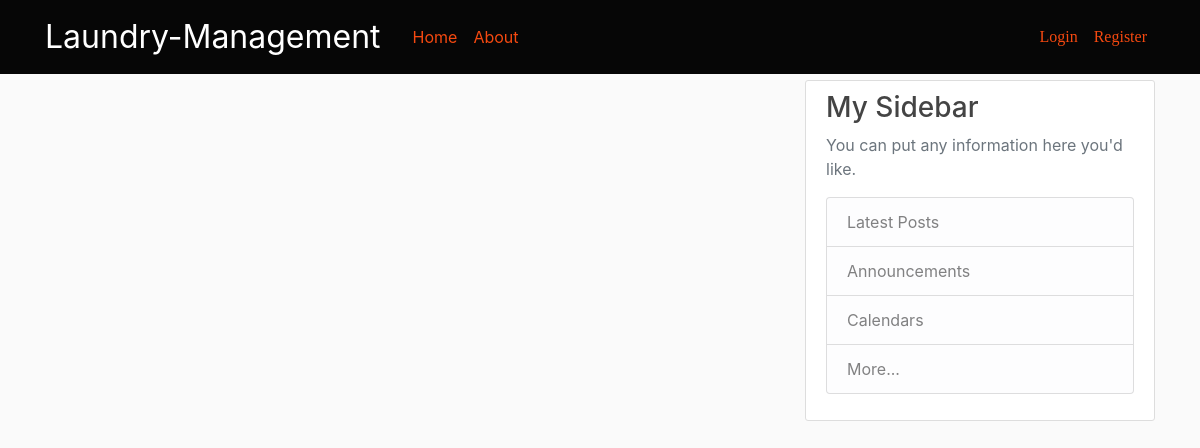
Before: / with the older database file.
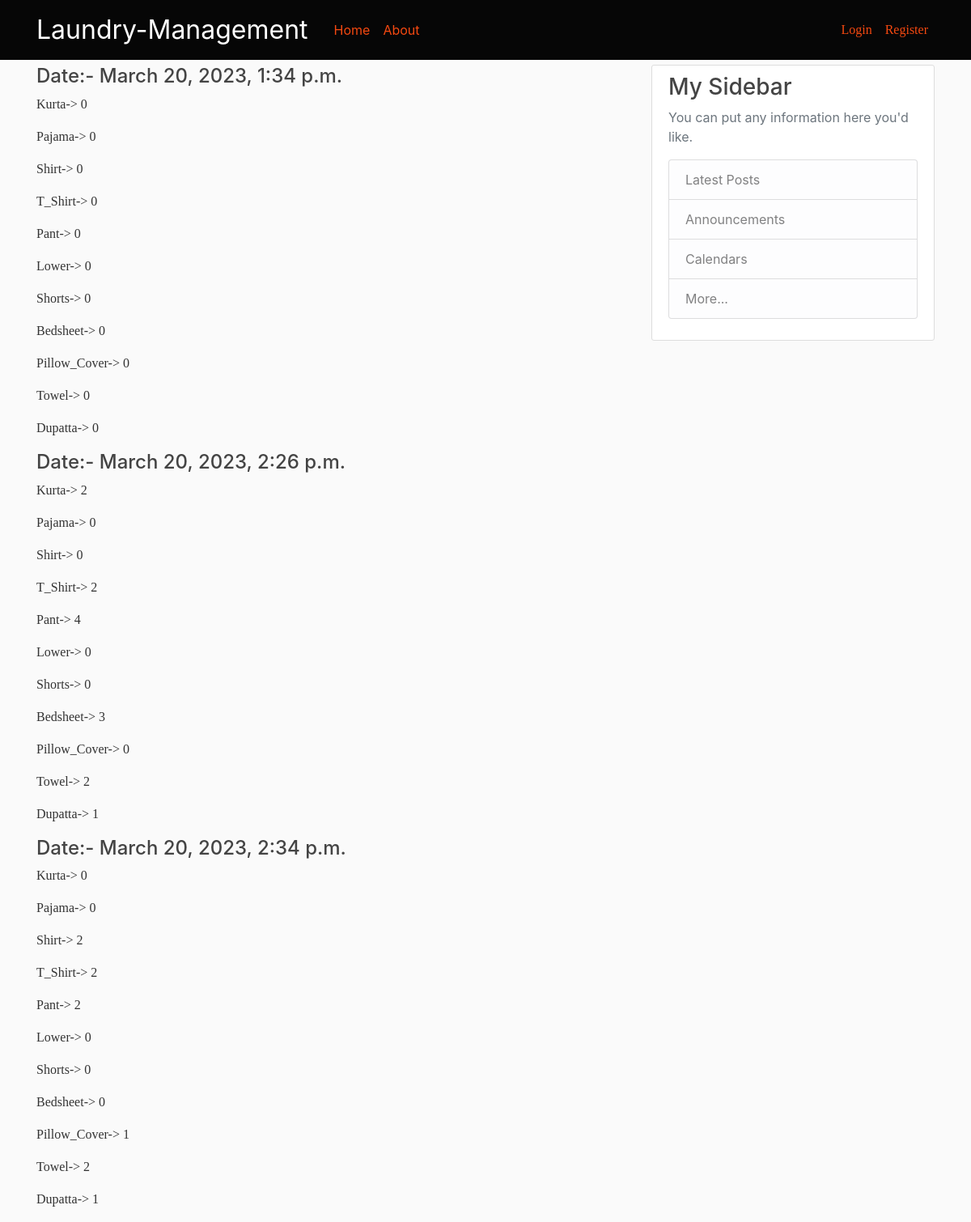
After: the same page with the newer database file.
### laundry/models.py (models this page shows, shortened)
class clothes(models.Model):
    Date = models.DateTimeField(auto_now_add=True)
    Kurta = models.IntegerField()
    Pajama = models.IntegerField()
    Shirt = models.IntegerField()
    T_Shirt = models.IntegerField()
    Pant = models.IntegerField()
    Lower = models.IntegerField()
    Shorts = models.IntegerField()
    Bedsheet = models.IntegerField()
    Pillow_Cover = models.IntegerField()
    Towel = models.IntegerField()
    Dupatta = models.IntegerField()
    Student = models.ForeignKey(User, on_delete=models.CASCADE)

### laundry/views.py (the view)
# urls.py: 2. Add a URL to urlpatterns:  path('', views.home, name='home')
def home(request):
    context={
        'history': clothes.objects.all()
    }
    return render(request,'laundry/home.html',context)

### djo_project/laundry/templates/laundry/home.html
{%extends "laundry/base.html"%}
{%block content%}
    {%for hist in history%}
     <h1 style="font-size:150%;">Date:- {{hist.Date}}</h1>
     <p style="font-family:verdana;">Kurta-> {{hist.Kurta}}</p>
     <p style="font-family:verdana;">Pajama-> {{hist.Pajama}}</p>
     <p style="font-family:verdana;">Shirt-> {{hist.Shirt}}</p>
     <p style="font-family:verdana;">T_Shirt-> {{hist.T_Shirt}}</p>
     <p style="font-family:verdana;">Pant-> {{hist.Pant}}</p>
     <p style="font-family:verdana;">Lower-> {{hist.Lower}}</p>
     <p style="font-family:verdana;">Shorts-> {{hist.Shorts}}</p>
     <p style="font-family:verdana;">Bedsheet-> {{hist.Bedsheet}}</p>
     <p style="font-family:verdana;">Pillow_Cover-> {{hist.Pillow_Cover}}</p>
     <p style="font-family:verdana;">Towel-> {{hist.Towel}}</p>
     <p style="font-family:verdana;">Dupatta-> {{hist.Dupatta}}</p>
    {%endfor%}
{%endblock content%}

### djo_project/laundry/templates/laundry/base.html (shortened to what this page needs)
{%load static%}
<!DOCTYPE html>
<html>
<head>
    <link rel="stylesheet" href="https://cdn.jsdelivr.net/npm/bootstrap@4.0.0/dist/css/bootstrap.min.css">
    <link rel="stylesheet" type="text/css" href="{%static 'laundry/main.css'%}">
</head>
<body>
    <header class="site-header" >
        <nav class="navbar navbar-expand-md navbar-dark bg-steel fixed-top">
          <div class="container">
            <a class="navbar-brand mr-4" href="{%url 'laundry-home'%}" style="font-size: 2rem;">Laundry-Management</a>
            <div class="collapse navbar-collapse" id="navbarToggle">
              <div class="navbar-nav mr-auto">
                <a class="nav-item nav-link" href="{%url 'laundry-home'%}">Home</a>
                <a class="nav-item nav-link" href="{%url 'laundry-about'%}">About</a>
              </div>
              <div class="navbar-nav">
                <a class="nav-item nav-link" href="#" style="font-family:verdana;">Login</a>
                <a class="nav-item nav-link" href="#" style="font-family:verdana;">Register</a>
              </div>
            </div>
          </div>
        </nav>
    </header>
    <main role="main" class="container">
        <div class="row">
          <div class="col-md-8">
            {% block content %}{% endblock %}
          </div>
          <div class="col-md-4">
            <div class="content-section">
              <h3>My Sidebar</h3>
              <p class='text-muted'>You can put any information here you'd like.
                <ul class="list-group">
                  <li class="list-group-item list-group-item-light">Latest Posts</li>
                  <li class="list-group-item list-group-item-light">Announcements</li>
                  <li class="list-group-item list-group-item-light">Calendars</li>
                  <li class="list-group-item list-group-item-light">More...</li>
                </ul>
              </p>
            </div>
          </div>
        </div>
    </main>
</body>
</html>

### laundry/static/laundry/main.css (style rules this page uses)
body { background: #fafafa; color: #333333; margin-top: 5rem; }
h1, h2, h3, h4, h5, h6 { color: #444444; }
ul { margin: 0; }
.bg-steel { background-color: #060606; }
.site-header .navbar-nav .nav-link { color: #f54910; }
.content-section { background: #ffffff; padding: 10px 20px; border: 1px solid #dddddd; border-radius: 3px; margin-bottom: 20px; }

Changed rows visible on the page:
added clothes: Date "March 20, 2023, 1:34 p.m.", Kurta "0", Pajama "0", Shirt "0", T_Shirt "0", Pant "0", Lower "0", Shorts "0", Bedsheet "0", Pillow_Cover "0", Towel "0", Dupatta "0"
added clothes: Date "March 20, 2023, 2:26 p.m.", Kurta "2", Pajama "0", Shirt "0", T_Shirt "2", Pant "4", Lower "0", Shorts "0", Bedsheet "3", Pillow_Cover "0", Towel "2", Dupatta "1"
added clothes: Date "March 20, 2023, 2:34 p.m.", Kurta "0", Pajama "0", Shirt "2", T_Shirt "2", Pant "2", Lower "0", Shorts "0", Bedsheet "0", Pillow_Cover "1", Towel "2", Dupatta "1"
